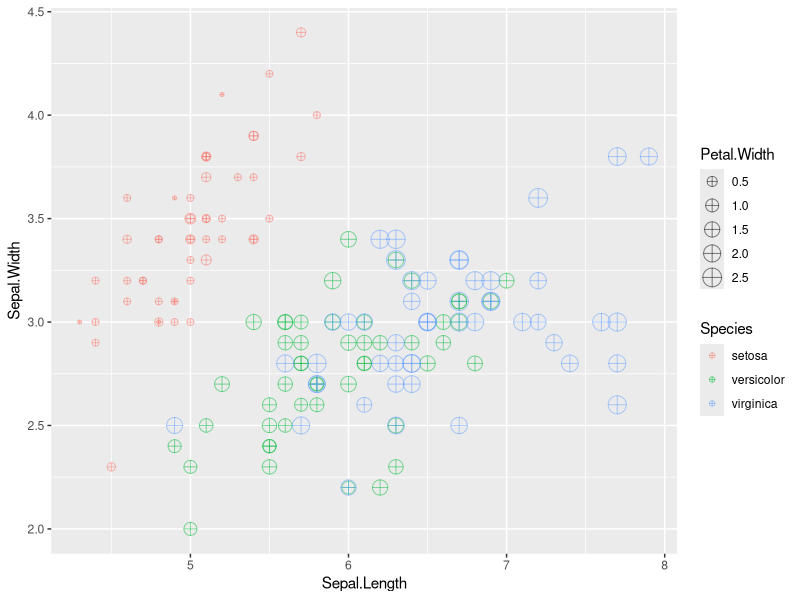
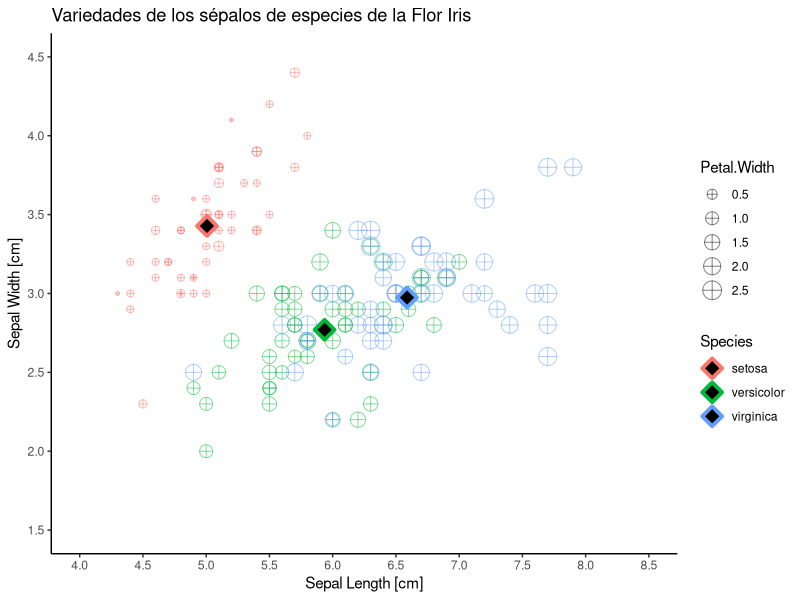

Recreate these plots in R, in order.
# Postwork Sesión 2.

#### Objetivo

"- Conocer algunas de las bases de datos disponibles en `R`
- Observar algunas características y manipular los DataFrames con `dplyr`
- Realizar visualizaciones con `ggplot`
#### Requisitos

1. Tener instalado R y RStudio
2. Haber realizado el prework y estudiado los ejemplos de la sesión."

#### Desarrollo

"1) Inspecciona el DataSet iris disponible directamente en la librería de ggplot. 
Identifica las variables que contiene y su tipo, asegúrate de que no hayan datos faltantes y 
que los datos se encuentran listos para usarse."
library(ggplot2)
library(dplyr)
iris
head(iris)
names(iris)
class(iris)
str(iris)
dim(iris)
sum(complete.cases(iris))

"2) Crea una gráfica de puntos que contenga `Sepal.Lenght` en el eje horizontal, 
`Sepal.Width` en el eje vertical, que identifique `Species` por color y que el tamaño 
de la figura está representado por `Petal.Width`. 
Asegúrate de que la geometría contenga `shape = 10` y `alpha = 0.5`."

g.iris <- ggplot(iris, aes(x = Sepal.Length, y=Sepal.Width, color = Species, size = Petal.Width)) + 
  geom_point(shape=10, alpha=0.5) 
g.iris

"3) Crea una tabla llamada `iris_mean` que contenga el promedio de todas las variables 
agrupadas por `Species`."

iris_mean <- iris %>%
  group_by(Species) %>%
  summarize_all(mean)

head(iris_mean)

"4) Con esta tabla, agrega a tu gráfica anterior otra geometría de puntos para agregar 
los promedios en la visualización. Asegúrate que el primer argumento de la geometría 
sea el nombre de tu tabla y que los parámetros sean `shape = 23`, `size = 4`, 
`fill = 'black'` y `stroke = 2`. También agrega etiquetas, temas y los cambios 
necesarios para mejorar tu visualización."

g.iris.mean <- g.iris + geom_point(data=iris_mean, shape=23, size=4, fill="black", stroke=2) + 
  labs( title="Variedades de los sépalos de especies de la Flor Iris", x = "Sepal Length [cm]", y = "Sepal Width [cm]" ) + 
  scale_y_continuous(limits = c(1.5, 4.5), breaks = seq(0,4.5, 0.5)) +
  scale_x_continuous(limits = c(4, 8.5), breaks = seq(4,8.5, 0.5)) +
  theme_classic()

g.iris.mean